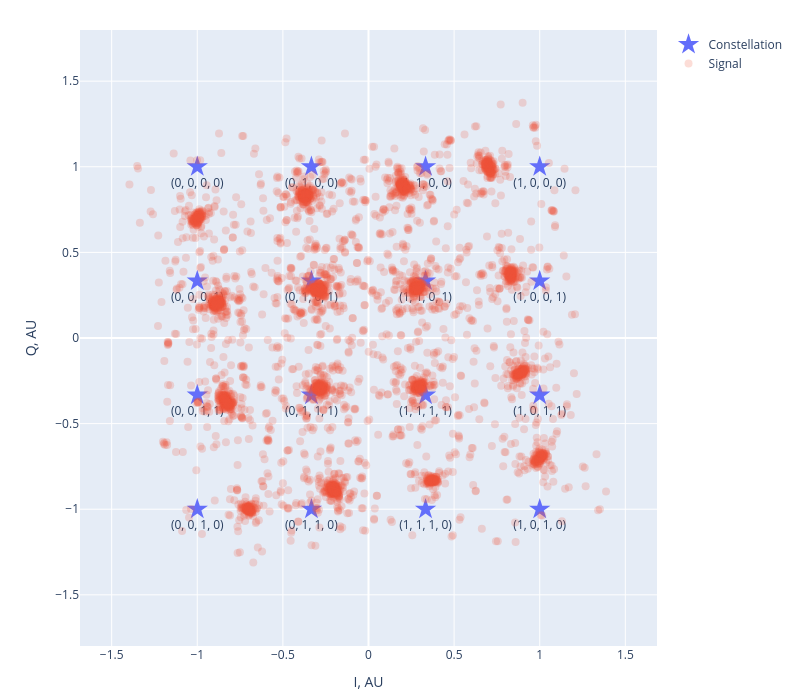

The notebook cell saved with this chart:
### Code cell
annotate_constellation = True
annotations = []

if annotate_constellation:
    for i, symbol in enumerate(symbol_mapping):
        bit_string = ', '.join(
            tuple(
                bin(i)[2:].zfill(
                    int(bits_per_symbol)
                )
            )
        )
    
        annotations.append(f"({bit_string})")

fig = plot_iq_constellation(
    tf.expand_dims(symbol_mapping, 0),
    label="Constellation",
    mode="markers+text",
    text=annotations,
    textposition="bottom center",
    marker=dict(size=16, symbol="star")
)

fig = plot_iq_constellation(
    system.find_child("receiver_output").output,
    fig,
    iq_units=(1 / symbol_scale, "AU"),
    label="Signal",
    marker=dict(size=8, opacity=0.2),
)

fig.update_yaxes(scaleanchor='x', range=[-1.5, 1.5])
fig.update_xaxes(range=[-1.5, 1.5])
fig.update_layout(width=800, height=700, margin=dict(t=30, b=30))
fig.show()

### Figure 1 — Plotly figure (JSON) as saved in the notebook; plotly's stock layout.template omitted (floating-point values rounded to 4 significant figures; data arrays with more than 128 entries replaced by an {"elided": "..."} marker saying what was removed)
{"data": [{"marker": {"size": 16, "symbol": "star"}, "mode": "markers+text", "name": "Constellation", "text": ["(0, 0, 0, 0)", "(0, 0, 0, 1)", "(0, 0, 1, 0)", "(0, 0, 1, 1)", "(0, 1, 0, 0)", "(0, 1, 0, 1)", "(0, 1, 1, 0)", "(0, 1, 1, 1)", "(1, 0, 0, 0)", "(1, 0, 0, 1)", "(1, 0, 1, 0)", "(1, 0, 1, 1)", "(1, 1, 0, 0)", "(1, 1, 0, 1)", "(1, 1, 1, 0)", "(1, 1, 1, 1)"], "textposition": "bottom center", "type": "scatter", "x": [-1, -1, -1, -1, -0.3333, -0.3333, -0.3333, -0.3333, 1, 1, 1, 1, 0.3333, 0.3333, 0.3333, 0.3333], "y": [1, 0.3333, -1, -0.3333, 1, 0.3333, -1, -0.3333, 1, 0.3333, -1, -0.3333, 1, 0.3333, -1, -0.3333]}, {"marker": {"opacity": 0.2, "size": 8}, "mode": "markers", "name": "Signal", "type": "scatter", "x": {"elided": "5120 float values"}, "y": {"elided": "5120 float values"}}], "layout": {"height": 700, "margin": {"b": 30, "t": 30}, "width": 800, "xaxis": {"domain": [0, 1], "range": [-1.561, 1.561], "title": {"text": "I, AU"}, "type": "linear"}, "yaxis": {"domain": [0, 1], "range": [-1.67, 1.67], "scaleanchor": "x", "title": {"text": "Q, AU"}, "type": "linear"}}}
